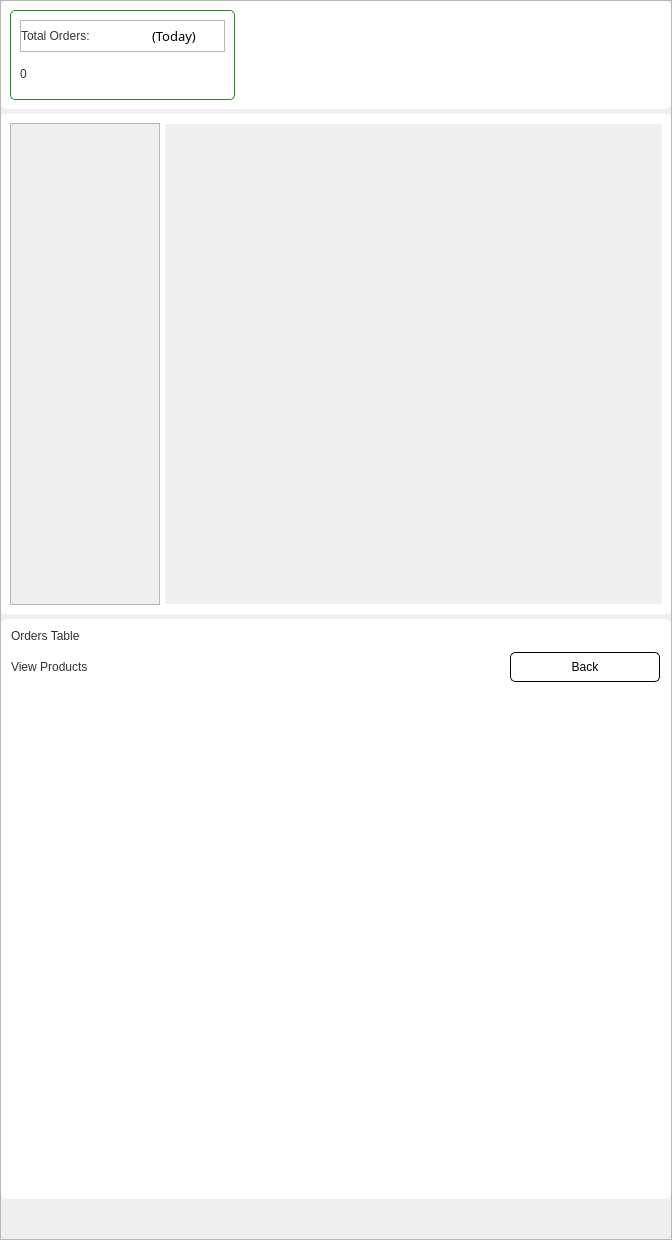
        <widget class="QFrame" name="frame_2">
         <property name="sizePolicy">
          <sizepolicy hsizetype="Preferred" vsizetype="Preferred">
           <horstretch>0</horstretch>
           <verstretch>0</verstretch>
          </sizepolicy>
         </property>
         <property name="styleSheet">
          <string notr="true"/>
         </property>
         <property name="frameShape">
          <enum>QFrame::StyledPanel</enum>
         </property>
         <property name="frameShadow">
          <enum>QFrame::Raised</enum>
         </property>
         <layout class="QVBoxLayout" name="verticalLayout_4">
          <property name="spacing">
           <number>5</number>
          </property>
          <property name="leftMargin">
           <number>0</number>
          </property>
          <property name="topMargin">
           <number>0</number>
          </property>
          <property name="rightMargin">
           <number>0</number>
          </property>
          <property name="bottomMargin">
           <number>0</number>
          </property>
          <item>
           <widget class="QFrame" name="frame_21">
            <property name="styleSheet">
             <string notr="true">#frame_21{
background-color: #fff;
border-radius: 5px;
}</string>
            </property>
            <property name="frameShape">
             <enum>QFrame::StyledPanel</enum>
            </property>
            <property name="frameShadow">
             <enum>QFrame::Raised</enum>
            </property>
            <layout class="QHBoxLayout" name="horizontalLayout_18">
             <item alignment="Qt::AlignLeft">
              <widget class="QFrame" name="frame_22">
               <property name="minimumSize">
                <size>
                 <width>225</width>
                 <height>90</height>
                </size>
               </property>
               <property name="styleSheet">
                <string notr="true">#frame_22{
background-color: #fff;
border: 1px solid #228B22;
border-radius: 5px;
}</string>
               </property>
               <property name="frameShape">
                <enum>QFrame::StyledPanel</enum>
               </property>
               <property name="frameShadow">
                <enum>QFrame::Raised</enum>
               </property>
               <layout class="QVBoxLayout" name="verticalLayout">
                <item>
                 <widget class="QFrame" name="frame_24">
                  <property name="frameShape">
                   <enum>QFrame::StyledPanel</enum>
                  </property>
                  <property name="frameShadow">
                   <enum>QFrame::Raised</enum>
                  </property>
                  <layout class="QHBoxLayout" name="horizontalLayout_19">
                   <property name="spacing">
                    <number>5</number>
                   </property>
                   <property name="leftMargin">
                    <number>0</number>
                   </property>
                   <property name="topMargin">
                    <number>0</number>
                   </property>
                   <property name="rightMargin">
                    <number>0</number>
                   </property>
                   <property name="bottomMargin">
                    <number>0</number>
                   </property>
                   <item>
                    <widget class="QLabel" name="label_14">
                     <property name="minimumSize">
                      <size>
                       <width>0</width>
                       <height>30</height>
                      </size>
                     </property>
                     <property name="styleSheet">
                      <string notr="true">font: 63 12pt &quot;Noto Sans SemiBold&quot;;
color: #333333;</string>
                     </property>
                     <property name="text">
                      <string>Total Orders:</string>
                     </property>
                    </widget>
                   </item>
                   <item alignment="Qt::AlignHCenter">
                    <widget class="QLabel" name="label_16">
                     <property name="minimumSize">
                      <size>
                       <width>0</width>
                       <height>30</height>
                      </size>
                     </property>
                     <property name="font">
                      <font>
                       <family>Noto Sans</family>
                       <pointsize>10</pointsize>
                       <weight>50</weight>
                       <italic>false</italic>
                       <bold>false</bold>
                      </font>
                     </property>
                     <property name="text">
                      <string>(Today)</string>
                     </property>
                    </widget>
                   </item>
                  </layout>
                 </widget>
                </item>
                <item>
                 <widget class="QLabel" name="total_orders_label">
                  <property name="styleSheet">
                   <string notr="true">font: 87 16pt &quot;Noto Sans Black&quot;;
color: #333333;
</string>
                  </property>
                  <property name="text">
                   <string>0</string>
                  </property>
                 </widget>
                </item>
               </layout>
              </widget>
             </item>
            </layout>
           </widget>
          </item>
          <item>
           <widget class="QFrame" name="frame">
            <property name="minimumSize">
             <size>
              <width>670</width>
              <height>500</height>
             </size>
            </property>
            <property name="maximumSize">
             <size>
              <width>670</width>
              <height>500</height>
             </size>
            </property>
            <property name="styleSheet">
             <string notr="true">#frame{
background-color: #fff;
border-radius: 5px;
}</string>
            </property>
            <property name="frameShape">
             <enum>QFrame::StyledPanel</enum>
            </property>
            <property name="frameShadow">
             <enum>QFrame::Raised</enum>
            </property>
            <layout class="QHBoxLayout" name="horizontalLayout">
             <property name="spacing">
              <number>5</number>
             </property>
             <property name="leftMargin">
              <number>9</number>
             </property>
             <property name="topMargin">
              <number>9</number>
             </property>
             <property name="rightMargin">
              <number>9</number>
             </property>
             <property name="bottomMargin">
              <number>9</number>
             </property>
             <item>
              <widget class="QScrollArea" name="menu_scrollArea">
               <property name="maximumSize">
                <size>
                 <width>150</width>
                 <height>16777215</height>
                </size>
               </property>
               <property name="widgetResizable">
                <bool>true</bool>
               </property>
               <widget class="QWidget" name="menu_scrollArea_WidgetContents">
                <property name="geometry">
                 <rect>
                  <x>0</x>
                  <y>0</y>
                  <width>150</width>
                  <height>482</height>
                 </rect>
                </property>
               </widget>
              </widget>
             </item>
             <item>
              <widget class="QScrollArea" name="products_scrollArea">
               <property name="maximumSize">
                <size>
                 <width>500</width>
                 <height>480</height>
                </size>
               </property>
               <property name="styleSheet">
                <string notr="true">#products_scrollArea{
background-color: 808080;
border-radius: 5px;
}
QFrame{
background-color: blue;
}</string>
               </property>
               <property name="widgetResizable">
                <bool>true</bool>
               </property>
               <widget class="QWidget" name="products_scrollArea_WidgetContents">
                <property name="geometry">
                 <rect>
                  <x>0</x>
                  <y>0</y>
                  <width>497</width>
                  <height>480</height>
                 </rect>
                </property>
                <property name="maximumSize">
                 <size>
                  <width>500</width>
                  <height>480</height>
                 </size>
                </property>
               </widget>
              </widget>
             </item>
            </layout>
           </widget>
          </item>
          <item>
           <widget class="QFrame" name="orders_table_frame">
            <property name="minimumSize">
             <size>
              <width>670</width>
              <height>0</height>
             </size>
            </property>
            <property name="maximumSize">
             <size>
              <width>670</width>
              <height>16777215</height>
             </size>
            </property>
            <property name="styleSheet">
             <string notr="true">#orders_table_frame{
background-color: #fff;
border-radius: 5px;
}
*{
background-color: transparent;
}</string>
            </property>
            <property name="frameShape">
             <enum>QFrame::StyledPanel</enum>
            </property>
            <property name="frameShadow">
             <enum>QFrame::Raised</enum>
            </property>
            <layout class="QVBoxLayout" name="verticalLayout_3">
             <item>
              <widget class="QFrame" name="frame_37">
               <property name="frameShape">
                <enum>QFrame::StyledPanel</enum>
               </property>
               <property name="frameShadow">
                <enum>QFrame::Raised</enum>
               </property>
               <layout class="QHBoxLayout" name="horizontalLayout_26">
                <property name="spacing">
                 <number>0</number>
                </property>
                <property name="leftMargin">
                 <number>0</number>
                </property>
                <property name="topMargin">
                 <number>0</number>
                </property>
                <property name="rightMargin">
                 <number>0</number>
                </property>
                <property name="bottomMargin">
                 <number>0</number>
                </property>
                <item>
                 <widget class="QLabel" name="label_19">
                  <property name="styleSheet">
                   <string notr="true">font: 87 16pt &quot;Noto Sans Black&quot;;
color: #333333;</string>
                  </property>
                  <property name="text">
                   <string>Orders Table</string>
                  </property>
                 </widget>
                </item>
               </layout>
              </widget>
             </item>
             <item>
              <widget class="QFrame" name="frame_36">
               <property name="frameShape">
                <enum>QFrame::StyledPanel</enum>
               </property>
               <property name="frameShadow">
                <enum>QFrame::Raised</enum>
               </property>
               <layout class="QHBoxLayout" name="horizontalLayout_27">
                <property name="spacing">
                 <number>5</number>
                </property>
                <property name="leftMargin">
                 <number>0</number>
                </property>
                <property name="topMargin">
                 <number>0</number>
                </property>
                <property name="rightMargin">
                 <number>0</number>
                </property>
                <property name="bottomMargin">
                 <number>0</number>
                </property>
                <item alignment="Qt::AlignLeft">
                 <widget class="QLabel" name="label_22">
                  <property name="styleSheet">
                   <string notr="true">font: 87 12pt &quot;Noto Sans Black&quot;;
color: #333333;</string>
                  </property>
                  <property name="text">
                   <string>View Products</string>
                  </property>
                 </widget>
                </item>
                <item alignment="Qt::AlignRight">
                 <widget class="QFrame" name="backButton_frame">
                  <property name="frameShape">
                   <enum>QFrame::StyledPanel</enum>
                  </property>
                  <property name="frameShadow">
                   <enum>QFrame::Raised</enum>
                  </property>
                  <layout class="QHBoxLayout" name="horizontalLayout_28">
                   <property name="spacing">
                    <number>0</number>
                   </property>
                   <property name="leftMargin">
                    <number>0</number>
                   </property>
                   <property name="topMargin">
                    <number>0</number>
                   </property>
                   <property name="rightMargin">
                    <number>0</number>
                   </property>
                   <property name="bottomMargin">
                    <number>0</number>
                   </property>
                   <item>
                    <widget class="QPushButton" name="back_pushButton">
                     <property name="minimumSize">
                      <size>
                       <width>150</width>
                       <height>30</height>
                      </size>
                     </property>
                     <property name="maximumSize">
                      <size>
                       <width>150</width>
                       <height>30</height>
                      </size>
                     </property>
                     <property name="cursor">
                      <cursorShape>PointingHandCursor</cursorShape>
                     </property>
                     <property name="styleSheet">
                      <string notr="true">background-color: #fff;
font: 87 10pt &quot;Noto Sans Black&quot;;
color: #000;
border: 1px solid #000;
border-radius: 5px;</string>
                     </property>
                     <property name="text">
                      <string>Back</string>
                     </property>
                    </widget>
                   </item>
                  </layout>
                 </widget>
                </item>
               </layout>
              </widget>
             </item>
             <item>
              <widget class="QTableWidget" name="orders_tableWidget">
               <property name="minimumSize">
                <size>
                 <width>0</width>
                 <height>500</height>
                </size>
               </property>
              </widget>
             </item>
            </layout>
           </widget>
          </item>
          <item>
           <spacer name="verticalSpacer_4">
            <property name="orientation">
             <enum>Qt::Vertical</enum>
            </property>
            <property name="sizeHint" stdset="0">
             <size>
              <width>20</width>
              <height>40</height>
             </size>
            </property>
           </spacer>
          </item>
         </layout>
        </widget>
